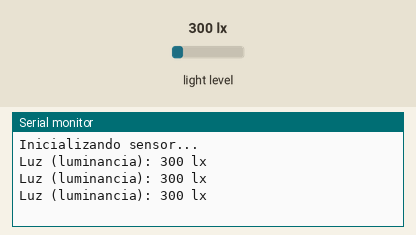
Recording of a sketch running on a simulated Arduino Uno, built with avr-gcc and run on an emulated ATmega328P. Shown: the last lines printed to the serial monitor. The test bench sets the inputs (shaded band); at power-on: light level 300 lx.

Above: at 1.3 s.
1.4 s: light level set to 40 lx
At 1.9 s:
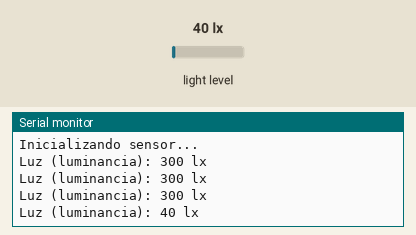
2.9 s: light level set to 500 lx
At 3.4 s:
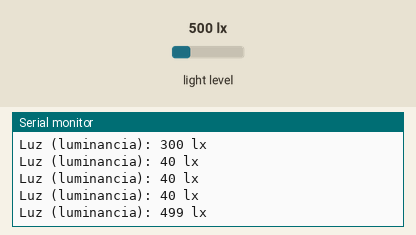
Timing chart, 0 to 5.9 s (numbered marks = the images above; inputs shaded):
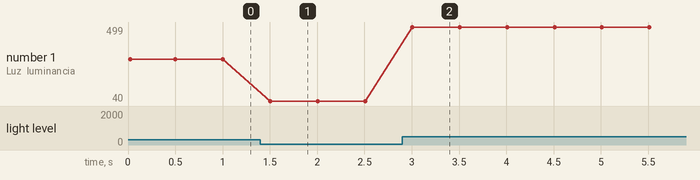

The sketch:

bh1750.ino
```cpp
#include <Wire.h>
#include <BH1750.h>

BH1750 Luxometro;

void setup() {
  // put your setup code here, to run once:
  Serial.begin(9600);
  Serial.println("Inicializando sensor...");
  Luxometro.begin(); // Se conecta automáticamente
}

void loop() {
  // put your main code here, to run repeatedly:
  uint16_t lux = Luxometro.readLightLevel();
  Serial.print("Luz (luminancia): ");
  Serial.print(lux);
  Serial.println(" lx");
  delay(500);
}
```

Measured:
- after the input at 1.4 s, the serial monitor: prints a new line after 0.10 s (image 1)
- after the input at 2.9 s, the serial monitor: prints a new line after 0.11 s (image 2)
- plotted number 1: 300 → 40 after the input at 1.4 s, 40 → 499 after the input at 2.9 s
